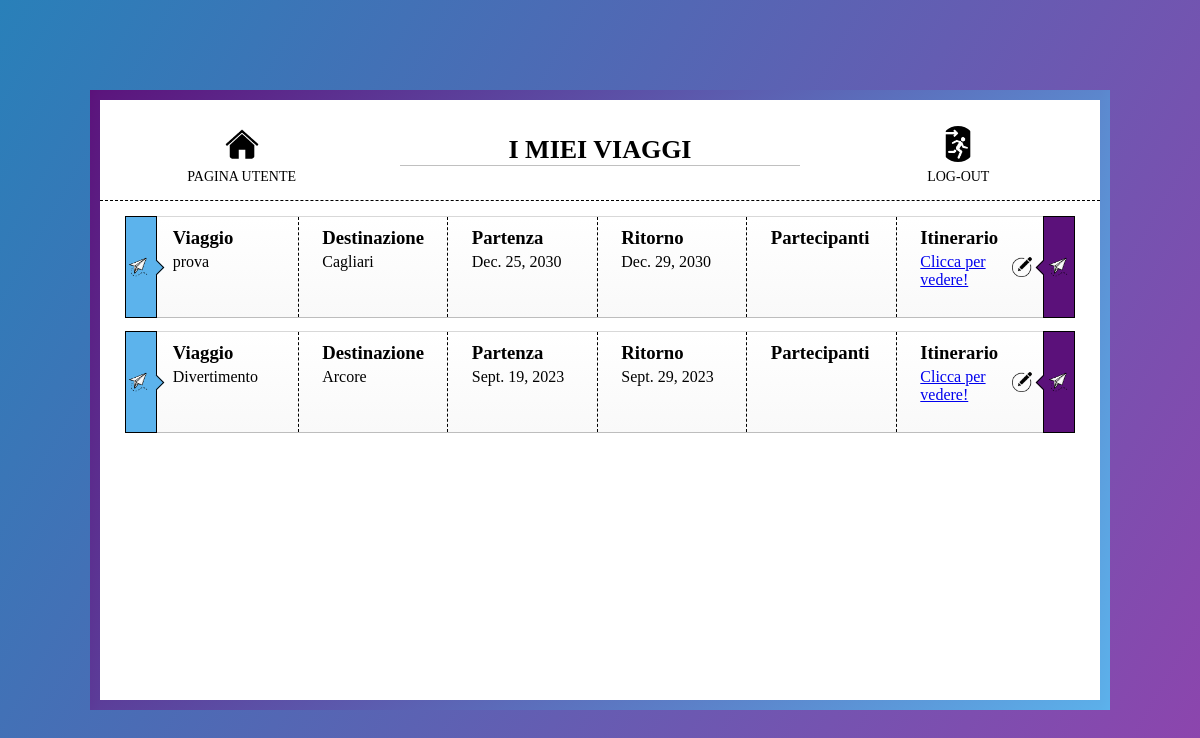
Page /organizzatoreViaggi/myTravels (signed in) on the committed database.
### organizzatoreViaggi/models.py (models this page shows, shortened)
class Travel(models.Model):
    id = models.AutoField(primary_key=True)
    name = models.CharField(max_length=64, unique=True)
    destination = models.CharField(max_length=64)
    start_date = models.DateField()
    end_date = models.DateField()
    participants = models.ManyToManyField(CustomUser)

### organizzatoreViaggi/views.py (the view)
# urls.py: path('organizzatoreViaggi/myTravels', views.myTravels_view, name='myTravels'),
@login_required(login_url = 'login')
def myTravels_view(request):
    travels = Travel.objects.filter(participants = request.user)
    context = { 'travelsList': travels }
    return render(request, 'organizzatoreViaggi/myTravels.html',context)

### organizzatoreViaggi/templates/organizzatoreViaggi/myTravels.html (shortened to what this page needs)
{% load static %}
<!DOCTYPE html>
<html lang="it">
<head>
        <link rel="stylesheet" href="{% static 'css/myTravels.css'%}">
</head>
<body>
    <div class="page-container">
        <nav>
            <a href="{% url 'userHomePage' %}">
                <img src="{% static 'images/home_icon.png' %}" />
                <p>Pagina utente</p>
            </a>
            <h1>I MIEI VIAGGI</h1>
            <a href="{% url 'logout' %}">
                <img src="{% static 'images/logout_icon.png' %}" />
                <p>Log-out</p>
            </a>
        </nav>
        <div class="main">
            {% if travelsList %}
            {% for travel in travelsList %}
            <div class="trip-container">
                <div class="trip trip-info trip-white">
                    <div class="lateral-delimiters">
                        <div class="icon">
                            <img src="{% static 'images/invitation_icon.png' %}" />
                        </div>
                        <div class="icon2">
                            <img src="{% static 'images/invitation_icon.png' %}" />
                        </div>
                        <div class="trip-data">
                            <div class="right-dash trip-element trip-name-container">
                                <h3 class="trip-element-title trip-title-name">Viaggio</h3>
                                <p class="trip-element-value trip-name">{{ travel.name }}</p>
                            </div>
                            <div class="right-dash trip-element trip-destination-container">
                                <h3 class="trip-element-title trip-title-destination">Destinazione</h3>
                                <p class="trip-element-value trip-destination">{{ travel.destination }}</p>
                            </div>
                            <div class="right-dash trip-element trip-departure-container">
                                <h3 class="trip-element-title trip-title-departure">Partenza</h3>
                                <p class="trip-element-value trip-departure">{{ travel.start_date }}</p>
                            </div>
                            <div class="right-dash trip-element trip-return-container">
                                <h3 class="trip-element-title trip-title-return">Ritorno</h3>
                                <p class="trip-element-value trip-return">{{ travel.end_date }}</p>
                            </div>
                            <div class="right-dash trip-element trip-participants-container">
                                <h3 class="trip-element-title trip-title-participants">Partecipanti</h3>
                                <div class="trip-participant-items">
                                    {% for participant in travel.participants.all %}
                                        <p class="participant-name">{{ participant.first_name }}</p>
                                        <p class="participant-name">{{ participant.last_name }}</p>
                                        <p class="participant-name"> </p>
                                    {% endfor %}
                                </div>
                            </div>
                            <div class="trip-element trip-itinerary-container">
                                <h3 class="trip-element-title trip-title-itinerary">Itinerario</h3>
                                <a href="{% url 'detailsTravel' travel.id %}">
                                    <p class="trip-element-value trip-participants">Clicca per vedere!</p>
                                </a>
                            </div>
                            <a class="edit-button" aria-hidden="true" href="{% url 'changeItinerary' travel.id %}">
                                <img src="{% static 'images/edit_icon.png' %}" />
                            </a>
                        </div>
                    </div>
                </div>
            </div>
            {% endfor %}
            {% else %}
            <div >
                <h3>Nessun viaggio da mostrare!</h3>
            </div>
            {% endif %}
        </div>
    </div>
</body>
</html>

### rows in the picture
Travel: name "prova", destination "Cagliari", start_date "Dec. 25, 2030", end_date "Dec. 29, 2030"
Travel: name "Divertimento", destination "Arcore", start_date "Sept. 19, 2023", end_date "Sept. 29, 2023"
